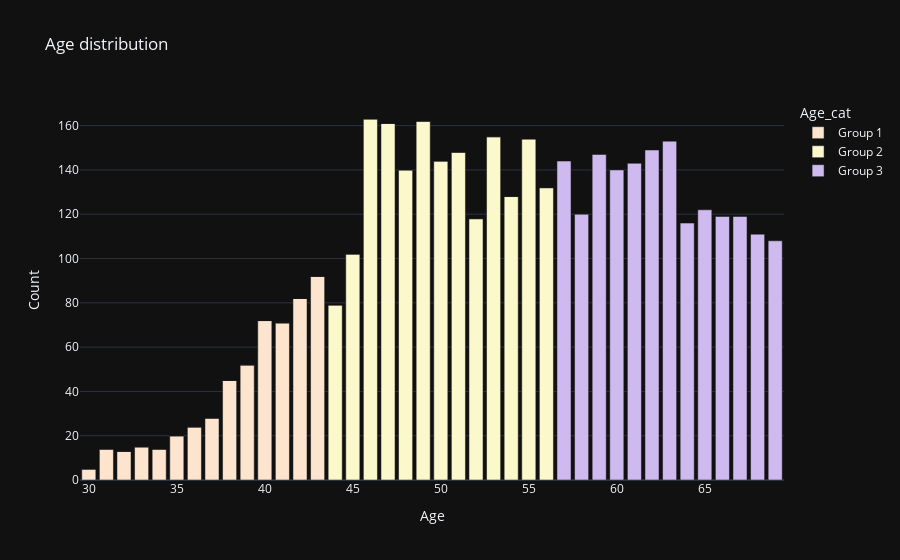
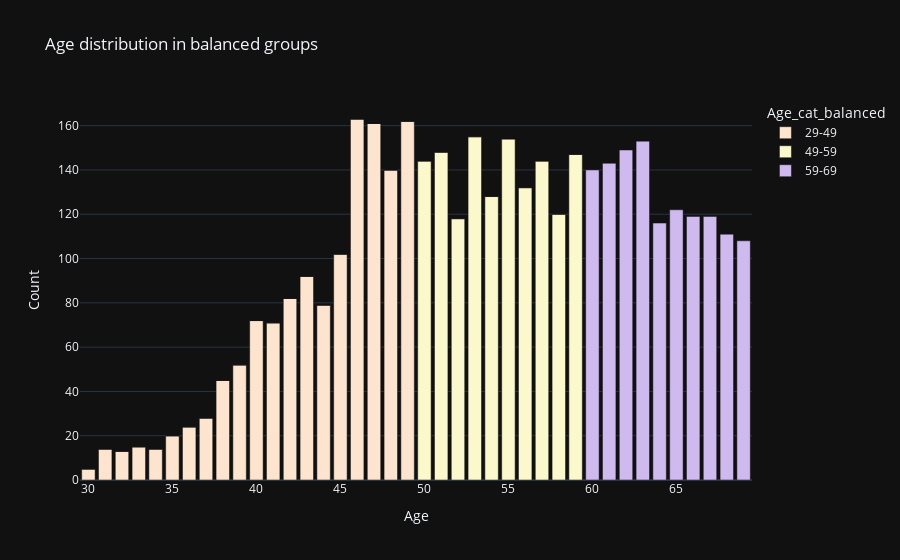

Notebook cell for these charts, in order:
### Markdown cell above
### Visualisation des tranches d'âge

### Code cell
age_counts = df_bc.groupby(['Age', 'Age_cat'], observed=False).size().reset_index(name='Count')

fig = px.bar(
    data_frame=age_counts,
    title="Age distribution",
    x="Age",
    y="Count",
    color="Age_cat",
    labels={"x": "Age", "y": "Count"},
    color_discrete_sequence=COLORS,
    template="plotly_dark",
)

fig.show()

age_counts_balanced = df_bc.groupby(['Age', 'Age_cat_balanced'], observed=False).size().reset_index(name='Count')

fig = px.bar(
    data_frame=age_counts_balanced,
    title="Age distribution in balanced groups",
    x="Age",
    y="Count",
    color="Age_cat_balanced",
    labels={"x": "Age", "y": "Count"},
    color_discrete_sequence=COLORS,
    template="plotly_dark",
)

fig.show()

### Figure 1 — Plotly figure (JSON) as saved in the notebook; plotly's stock layout.template omitted (floating-point values rounded to 4 significant figures)
{"data": [{"alignmentgroup": "True", "hovertemplate": "Age_cat=Group 1<br>Age=%{x}<br>Count=%{y}<extra></extra>", "legendgroup": "Group 1", "marker": {"color": "#fde4cf", "pattern": {"shape": ""}}, "name": "Group 1", "offsetgroup": "Group 1", "orientation": "v", "showlegend": true, "textposition": "auto", "type": "bar", "x": [30, 31, 32, 33, 34, 35, 36, 37, 38, 39, 40, 41, 42, 43, 44, 45, 46, 47, 48, 49, 50, 51, 52, 53, 54, 55, 56, 57, 58, 59, 60, 61, 62, 63, 64, 65, 66, 67, 68, 69], "xaxis": "x", "y": [5, 14, 13, 15, 14, 20, 24, 28, 45, 52, 72, 71, 82, 92, 0, 0, 0, 0, 0, 0, 0, 0, 0, 0, 0, 0, 0, 0, 0, 0, 0, 0, 0, 0, 0, 0, 0, 0, 0, 0], "yaxis": "y"}, {"alignmentgroup": "True", "hovertemplate": "Age_cat=Group 2<br>Age=%{x}<br>Count=%{y}<extra></extra>", "legendgroup": "Group 2", "marker": {"color": "#fbf8cc", "pattern": {"shape": ""}}, "name": "Group 2", "offsetgroup": "Group 2", "orientation": "v", "showlegend": true, "textposition": "auto", "type": "bar", "x": [30, 31, 32, 33, 34, 35, 36, 37, 38, 39, 40, 41, 42, 43, 44, 45, 46, 47, 48, 49, 50, 51, 52, 53, 54, 55, 56, 57, 58, 59, 60, 61, 62, 63, 64, 65, 66, 67, 68, 69], "xaxis": "x", "y": [0, 0, 0, 0, 0, 0, 0, 0, 0, 0, 0, 0, 0, 0, 79, 102, 163, 161, 140, 162, 144, 148, 118, 155, 128, 154, 132, 0, 0, 0, 0, 0, 0, 0, 0, 0, 0, 0, 0, 0], "yaxis": "y"}, {"alignmentgroup": "True", "hovertemplate": "Age_cat=Group 3<br>Age=%{x}<br>Count=%{y}<extra></extra>", "legendgroup": "Group 3", "marker": {"color": "#cfbaf0", "pattern": {"shape": ""}}, "name": "Group 3", "offsetgroup": "Group 3", "orientation": "v", "showlegend": true, "textposition": "auto", "type": "bar", "x": [30, 31, 32, 33, 34, 35, 36, 37, 38, 39, 40, 41, 42, 43, 44, 45, 46, 47, 48, 49, 50, 51, 52, 53, 54, 55, 56, 57, 58, 59, 60, 61, 62, 63, 64, 65, 66, 67, 68, 69], "xaxis": "x", "y": [0, 0, 0, 0, 0, 0, 0, 0, 0, 0, 0, 0, 0, 0, 0, 0, 0, 0, 0, 0, 0, 0, 0, 0, 0, 0, 0, 144, 120, 147, 140, 143, 149, 153, 116, 122, 119, 119, 111, 108], "yaxis": "y"}], "layout": {"barmode": "relative", "legend": {"title": {"text": "Age_cat"}, "tracegroupgap": 0}, "title": {"text": "Age distribution"}, "xaxis": {"anchor": "y", "domain": [0, 1], "title": {"text": "Age"}}, "yaxis": {"anchor": "x", "domain": [0, 1], "title": {"text": "Count"}}}}

### Figure 2 — Plotly figure (JSON) as saved in the notebook; plotly's stock layout.template omitted (floating-point values rounded to 4 significant figures)
{"data": [{"alignmentgroup": "True", "hovertemplate": "Age_cat_balanced=29-49<br>Age=%{x}<br>Count=%{y}<extra></extra>", "legendgroup": "29-49", "marker": {"color": "#fde4cf", "pattern": {"shape": ""}}, "name": "29-49", "offsetgroup": "29-49", "orientation": "v", "showlegend": true, "textposition": "auto", "type": "bar", "x": [30, 31, 32, 33, 34, 35, 36, 37, 38, 39, 40, 41, 42, 43, 44, 45, 46, 47, 48, 49, 50, 51, 52, 53, 54, 55, 56, 57, 58, 59, 60, 61, 62, 63, 64, 65, 66, 67, 68, 69], "xaxis": "x", "y": [5, 14, 13, 15, 14, 20, 24, 28, 45, 52, 72, 71, 82, 92, 79, 102, 163, 161, 140, 162, 0, 0, 0, 0, 0, 0, 0, 0, 0, 0, 0, 0, 0, 0, 0, 0, 0, 0, 0, 0], "yaxis": "y"}, {"alignmentgroup": "True", "hovertemplate": "Age_cat_balanced=49-59<br>Age=%{x}<br>Count=%{y}<extra></extra>", "legendgroup": "49-59", "marker": {"color": "#fbf8cc", "pattern": {"shape": ""}}, "name": "49-59", "offsetgroup": "49-59", "orientation": "v", "showlegend": true, "textposition": "auto", "type": "bar", "x": [30, 31, 32, 33, 34, 35, 36, 37, 38, 39, 40, 41, 42, 43, 44, 45, 46, 47, 48, 49, 50, 51, 52, 53, 54, 55, 56, 57, 58, 59, 60, 61, 62, 63, 64, 65, 66, 67, 68, 69], "xaxis": "x", "y": [0, 0, 0, 0, 0, 0, 0, 0, 0, 0, 0, 0, 0, 0, 0, 0, 0, 0, 0, 0, 144, 148, 118, 155, 128, 154, 132, 144, 120, 147, 0, 0, 0, 0, 0, 0, 0, 0, 0, 0], "yaxis": "y"}, {"alignmentgroup": "True", "hovertemplate": "Age_cat_balanced=59-69<br>Age=%{x}<br>Count=%{y}<extra></extra>", "legendgroup": "59-69", "marker": {"color": "#cfbaf0", "pattern": {"shape": ""}}, "name": "59-69", "offsetgroup": "59-69", "orientation": "v", "showlegend": true, "textposition": "auto", "type": "bar", "x": [30, 31, 32, 33, 34, 35, 36, 37, 38, 39, 40, 41, 42, 43, 44, 45, 46, 47, 48, 49, 50, 51, 52, 53, 54, 55, 56, 57, 58, 59, 60, 61, 62, 63, 64, 65, 66, 67, 68, 69], "xaxis": "x", "y": [0, 0, 0, 0, 0, 0, 0, 0, 0, 0, 0, 0, 0, 0, 0, 0, 0, 0, 0, 0, 0, 0, 0, 0, 0, 0, 0, 0, 0, 0, 140, 143, 149, 153, 116, 122, 119, 119, 111, 108], "yaxis": "y"}], "layout": {"barmode": "relative", "legend": {"title": {"text": "Age_cat_balanced"}, "tracegroupgap": 0}, "title": {"text": "Age distribution in balanced groups"}, "xaxis": {"anchor": "y", "domain": [0, 1], "title": {"text": "Age"}}, "yaxis": {"anchor": "x", "domain": [0, 1], "title": {"text": "Count"}}}}
